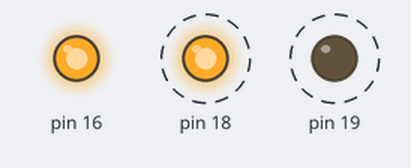
The sketch below on a simulated Arduino Uno, built with avr-gcc and run on an emulated ATmega328P. Parts: output pins drawn as LEDs (lit = HIGH). Dashed ring = blinking.

Above: at 0.2 s.
Timing chart, 0 to 4.6 s (numbered marks = the images above):
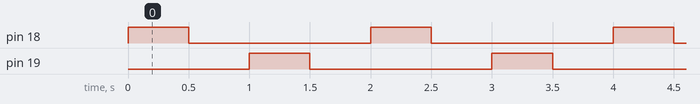

The sketch:

1_solinoide.ino
```cpp
uint16_t del = 500;

void setup() {
  pinMode(16, OUTPUT);
  pinMode(18, OUTPUT);
  pinMode(19, OUTPUT);
  digitalWrite(16, HIGH);
  digitalWrite(18, LOW);
  digitalWrite(19, LOW);
}

void loop() {
  digitalWrite(18, HIGH);
  delay(del);
  digitalWrite(18, LOW);
  delay(del);
  digitalWrite(19, HIGH);
  delay(del);
  digitalWrite(19, LOW);
  delay(del);
}
```

Measured:
- by itself, pin 18, pin 19: alternates HIGH for 0.50 s and LOW for 1.5 s
- by itself, everything shown: repeats every 2.0 s, in 4 steps
